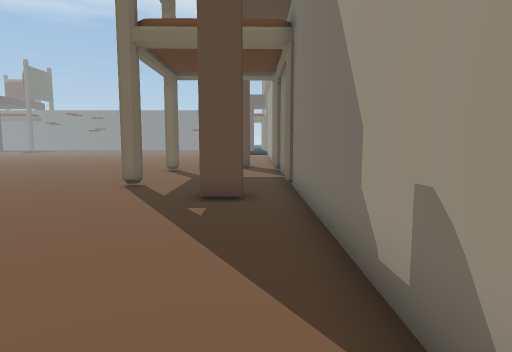
view 1 (above)

17 first-person views from a walk through a scene from a Unity 3-D project. The camera is 1.4 m above the floor, tilts 6° down and sees 75° across. The floor is counted in squares, 1 m on a side. Each view is taken from the middle of a square. On the plan, view 1 faces up. The plan holds only what a view shows up to about 15 squares ahead; the rest is blank. The place goes on beyond the plan. Some animated figures are not drawn.

view 2
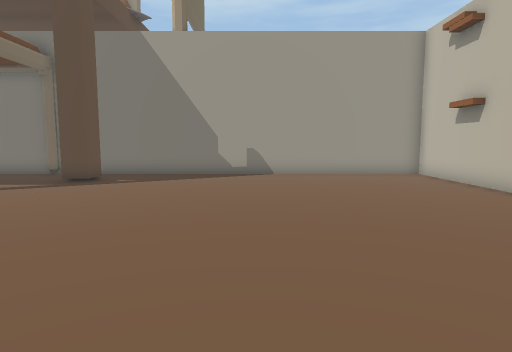

view 3
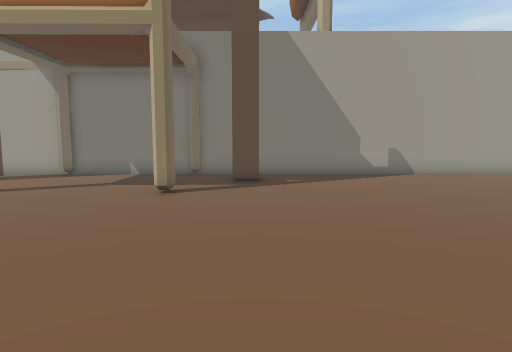

view 4
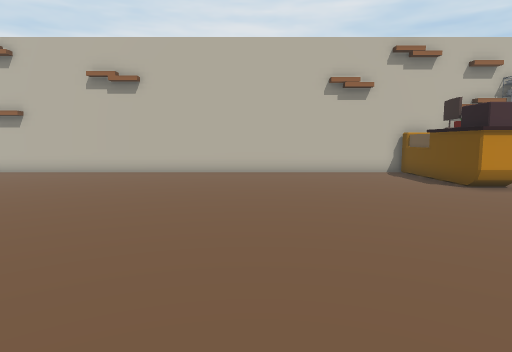

view 5
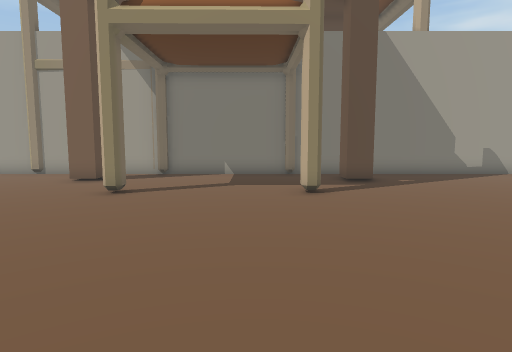

view 6
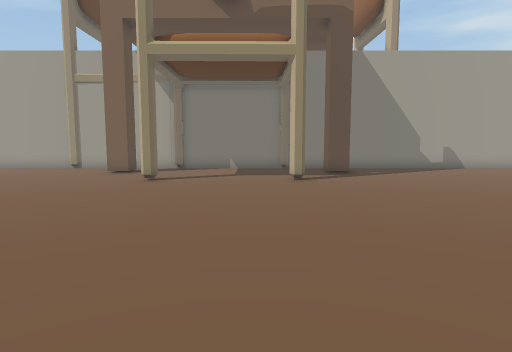

view 7
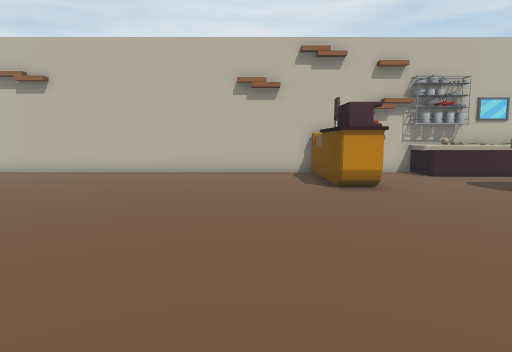

view 8
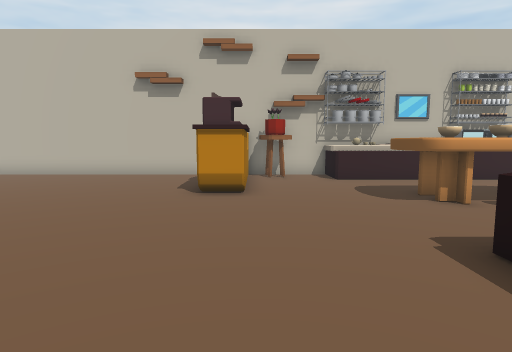

view 9
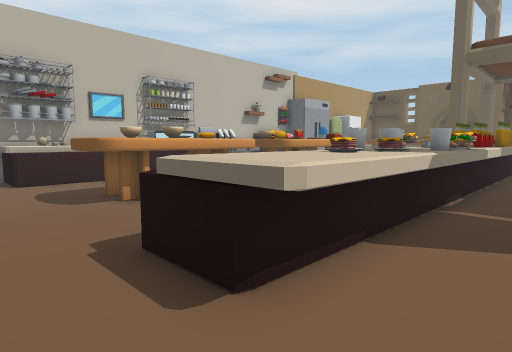

view 10
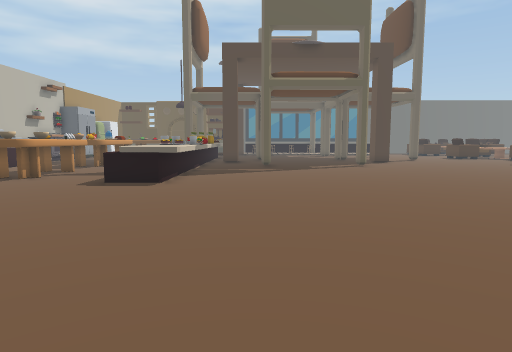

view 11
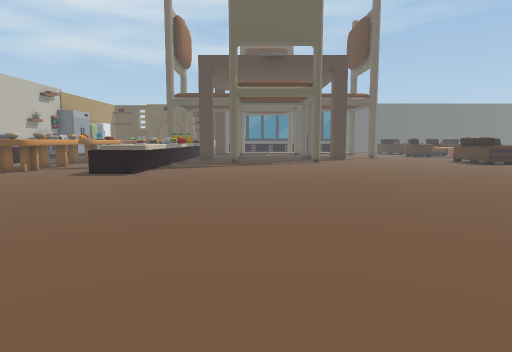

view 12
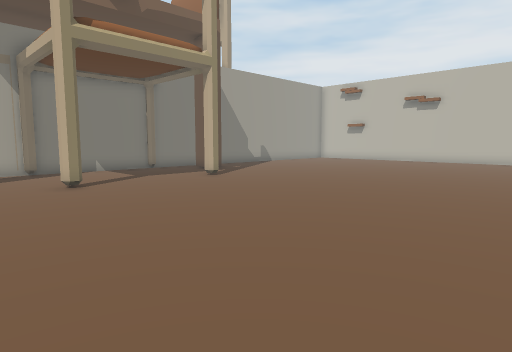

view 13
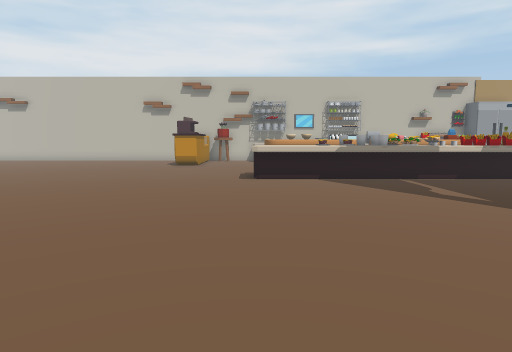

view 14
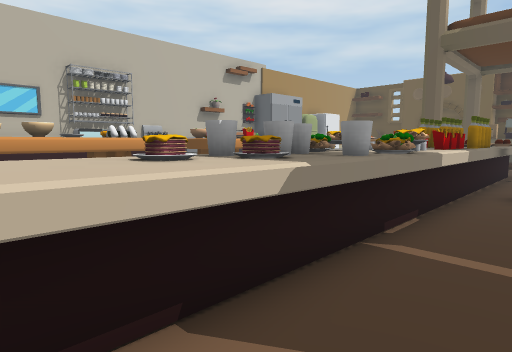

view 15
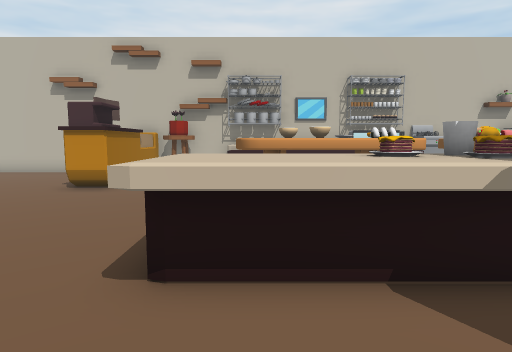

view 16
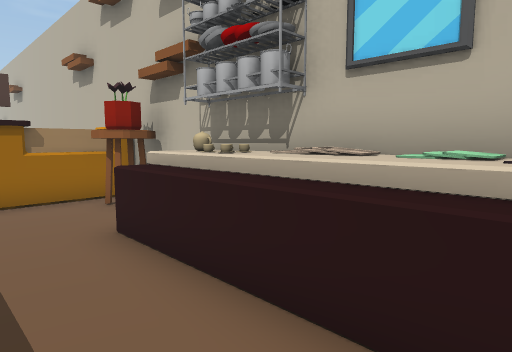

view 17
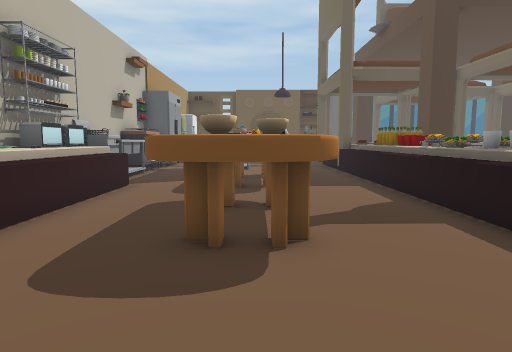

### Floor plan
Key: @ floor where view 1 was taken; # wall or solid block; x gap in a wall; . floor; ^ raised ledge; O other object.
Columns run from 32 left of view 1 to 1 right of it. Each row starts with its distance up from view 1.
 19     ..........   . ...   ....... #
 18     ............  .............#x#
 17     .............................#
 16     ........................#....#
 15     .............................#
 14     .............................#
 13    ..............................#
 12   ...............................#
 11   ...............................#
 10  ................................#
  9 .................................#
  8 ...............................#.#
  7 OOOOOO^^^........................#
  6 OOOOOOO^^........................#
  5 ^^^^^^^^^........................#
  4 .................................#
  3 .................................#
  2 OO.OOOOO.........................#
  1  OO OOOO.........................#
  0 OO. O OO...##...................@#
 -1  ..........##....................#
 -2 ...........##....................#
 -3 .OOOOOOOO..##....................#
 -4 OOOOOOOOO.###....................#
 -5 # OOOOOOO#########################

Where each view was taken, in squares from view 1:
view 1: 0 up, 0 right, facing up
view 2: 2 up, 13 left, facing right
view 3: 8 up, 13 left, facing right
view 4: 10 up, 13 left, facing down
view 5: 12 up, 13 left, facing right
view 6: 12 up, 16 left, facing right
view 7: 10 up, 17 left, facing down
view 8: 9 up, 21 left, facing down
view 9: 9 up, 22 left, facing down-left
view 10: 10 up, 13 left, facing left
view 11: 12 up, 10 left, facing left
view 12: 19 up, 15 left, facing down-right
view 13: 19 up, 24 left, facing down
view 14: 9 up, 25 left, facing down-left
view 15: 10 up, 25 left, facing down
view 16: 1 down, 29 left, facing down-right
view 17: 1 up, 21 left, facing left
